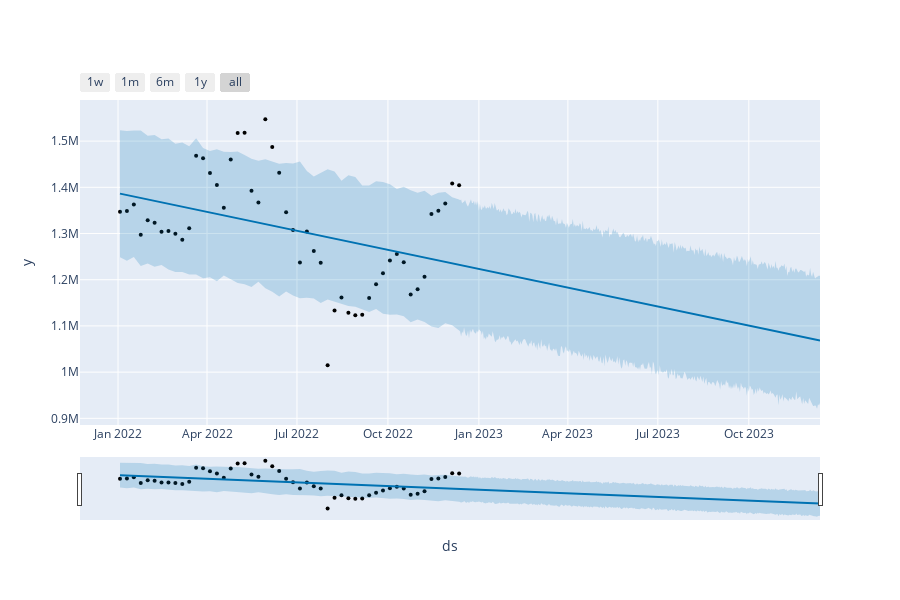

The cell this chart's notebook holds for it:
### Code cell
# Python
from prophet.plot import plot_plotly, plot_components_plotly

plot_plotly(m, forecast)

### Figure 1 — Plotly figure (JSON) as saved in the notebook; plotly's stock layout.template omitted (floating-point values rounded to 4 significant figures; data arrays with more than 128 entries replaced by an {"elided": "..."} marker saying what was removed)
{"data": [{"marker": {"color": "black", "size": 4}, "mode": "markers", "name": "Actual", "type": "scatter", "x": ["2022-01-03T00:00:00", "2022-01-10T00:00:00", "2022-01-17T00:00:00", "2022-01-24T00:00:00", "2022-01-31T00:00:00", "2022-02-07T00:00:00", "2022-02-14T00:00:00", "2022-02-21T00:00:00", "2022-02-28T00:00:00", "2022-03-07T00:00:00", "2022-03-14T00:00:00", "2022-03-21T00:00:00", "2022-03-28T00:00:00", "2022-04-04T00:00:00", "2022-04-11T00:00:00", "2022-04-18T00:00:00", "2022-04-25T00:00:00", "2022-05-02T00:00:00", "2022-05-09T00:00:00", "2022-05-16T00:00:00", "2022-05-23T00:00:00", "2022-05-30T00:00:00", "2022-06-06T00:00:00", "2022-06-13T00:00:00", "2022-06-20T00:00:00", "2022-06-27T00:00:00", "2022-07-04T00:00:00", "2022-07-11T00:00:00", "2022-07-18T00:00:00", "2022-07-25T00:00:00", "2022-08-01T00:00:00", "2022-08-08T00:00:00", "2022-08-15T00:00:00", "2022-08-22T00:00:00", "2022-08-29T00:00:00", "2022-09-05T00:00:00", "2022-09-12T00:00:00", "2022-09-19T00:00:00", "2022-09-26T00:00:00", "2022-10-03T00:00:00", "2022-10-10T00:00:00", "2022-10-17T00:00:00", "2022-10-24T00:00:00", "2022-10-31T00:00:00", "2022-11-07T00:00:00", "2022-11-14T00:00:00", "2022-11-21T00:00:00", "2022-11-28T00:00:00", "2022-12-05T00:00:00", "2022-12-12T00:00:00"], "y": [1347000.0, 1349000.0, 1363000.0, 1297000.0, 1329000.0, 1323508, 1304000.0, 1305000.0, 1300000.0, 1287000.0, 1312000.0, 1468000.0, 1463000.0, 1431000.0, 1405000.0, 1356000.0, 1460000.0, 1518000.0, 1518000.0, 1392000.0, 1367000.0, 1547000.0, 1487000.0, 1432000.0, 1346000.0, 1308000.0, 1237000.0, 1304000.0, 1262000.0, 1237000.0, 1015000.0, 1134000.0, 1161000.0, 1128000.0, 1123000.0, 1124000.0, 1161000.0, 1190000.0, 1214000.0, 1241000.0, 1256000.0, 1238000.0, 1168000.0, 1179000.0, 1207000.0, 1342000.0, 1349000.0, 1365000.0, 1408000.0, 1405000.0]}, {"hoverinfo": "skip", "line": {"width": 0}, "mode": "lines", "type": "scatter", "x": {"elided": "415 str values"}, "y": {"elided": "415 float values"}}, {"fill": "tonexty", "fillcolor": "rgba(0, 114, 178, 0.2)", "line": {"color": "#0072B2", "width": 2}, "mode": "lines", "name": "Predicted", "type": "scatter", "x": {"elided": "415 str values"}, "y": {"elided": "415 float values"}}, {"fill": "tonexty", "fillcolor": "rgba(0, 114, 178, 0.2)", "hoverinfo": "skip", "line": {"width": 0}, "mode": "lines", "type": "scatter", "x": {"elided": "415 str values"}, "y": {"elided": "415 float values"}}], "layout": {"height": 600, "showlegend": false, "width": 900, "xaxis": {"rangeselector": {"buttons": [{"count": 7, "label": "1w", "step": "day", "stepmode": "backward"}, {"count": 1, "label": "1m", "step": "month", "stepmode": "backward"}, {"count": 6, "label": "6m", "step": "month", "stepmode": "backward"}, {"count": 1, "label": "1y", "step": "year", "stepmode": "backward"}, {"step": "all"}]}, "rangeslider": {"visible": true}, "title": {"text": "ds"}, "type": "date"}, "yaxis": {"title": {"text": "y"}}}}
